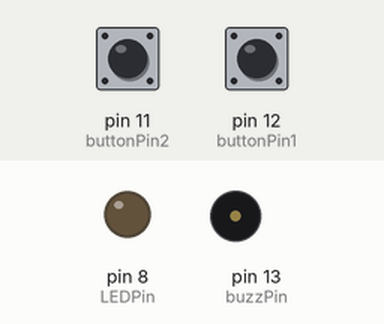
This sketch was run on a simulated Arduino Uno, built with avr-gcc and run on an emulated ATmega328P. Shown: output pins drawn as LEDs (lit = HIGH), buzzer (waves = sounding, pin HIGH). The inputs (shaded band) are chosen by the test bench; at power-on: pin 11 (buttonPin2) LOW, pin 12 (buttonPin1) LOW.

Above: at 1.2 s.
1.3 s: pin 11 (buttonPin2) pulled HIGH for 1 s
At 1.7 s:
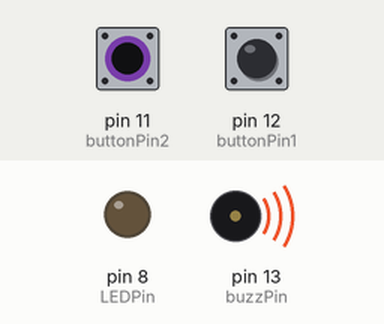
3.9 s: pin 12 (buttonPin1) pulled HIGH for 3.2 s
At 8.2 s:
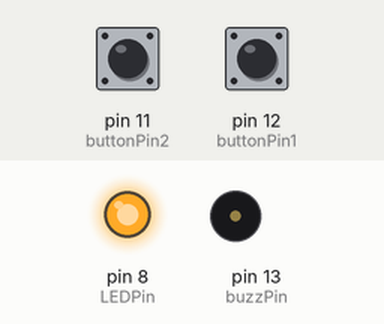
9.0 s: pin 11 (buttonPin2) pulled HIGH for 3.2 s
At 13.3 s:
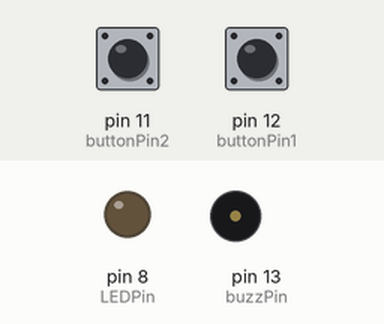
Timing chart, 0 to 14.8 s (numbered marks = the images above; inputs shaded):
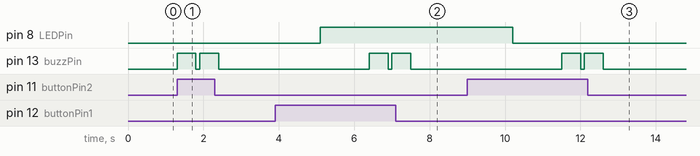

Measured:
- after the input at 1.3 s, pin 13 (buzzPin): alternates HIGH for 0.50 s and LOW for 0.10 s, 4 changes in all, then stays LOW, starting at once
- after the input at 3.9 s, pin 8 (LEDPin): LOW → HIGH after 1.2 s; pin 13 (buzzPin): alternates HIGH for 0.50 s and LOW for 0.10 s, 4 changes in all, then stays LOW, starting after 2.5 s
- after the input at 9.0 s, pin 8 (LEDPin): HIGH → LOW after 1.2 s; pin 13 (buzzPin): alternates HIGH for 0.50 s and LOW for 0.10 s, 4 changes in all, then stays LOW, starting after 2.5 s

The sketch:

Arduino_Tutorial_029_-_Using_Push_Buttons_and_LEDs.ino.ino
```cpp
const unsigned LEDPin = 8;
const unsigned buttonPin1 = 12;
const unsigned buttonPin2 = 11;
const unsigned buzzPin = 13;
const unsigned delayTime = 100;
const int maxBrightness = 255;
const int minBrightness = 0;
int brightness = minBrightness;
int step = 10;

bool ON = false;

// the setup function runs once when you press reset or power the board
void setup() {
  pinMode(LEDPin, OUTPUT);
  digitalWrite(LEDPin, LOW);
  pinMode(buttonPin1, INPUT);
  pinMode(buttonPin2, INPUT);
  pinMode(buzzPin, OUTPUT);
}

// the loop function runs over and over again until power down or reset
void loop() {
  const unsigned buttonNew1 = digitalRead(buttonPin1);
  if (buttonNew1 == 1)
  {
    brightness += step;
    if (brightness > maxBrightness)
    {
      brightness = maxBrightness;
      digitalWrite(buzzPin, HIGH);
      delay(500);
      digitalWrite(buzzPin, LOW);
    }
  }

  const unsigned buttonNew2 = digitalRead(buttonPin2);
  if (buttonNew2 == 1)
  {
    brightness -= step;
    if (brightness < minBrightness)
    {
      brightness = minBrightness;
      digitalWrite(buzzPin, HIGH);
      delay(500);
      digitalWrite(buzzPin, LOW);
    }
  }
  analogWrite(LEDPin, brightness);

  delay(delayTime);
}
```
